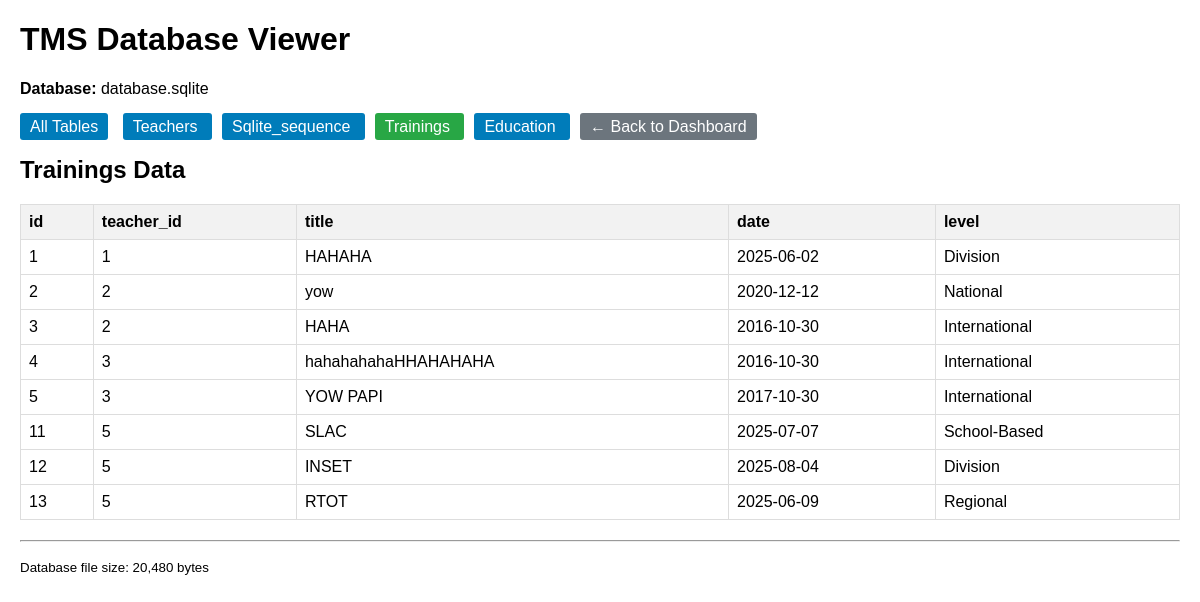
The page /db_viewer.php?table=trainings on the database as committed earlier.
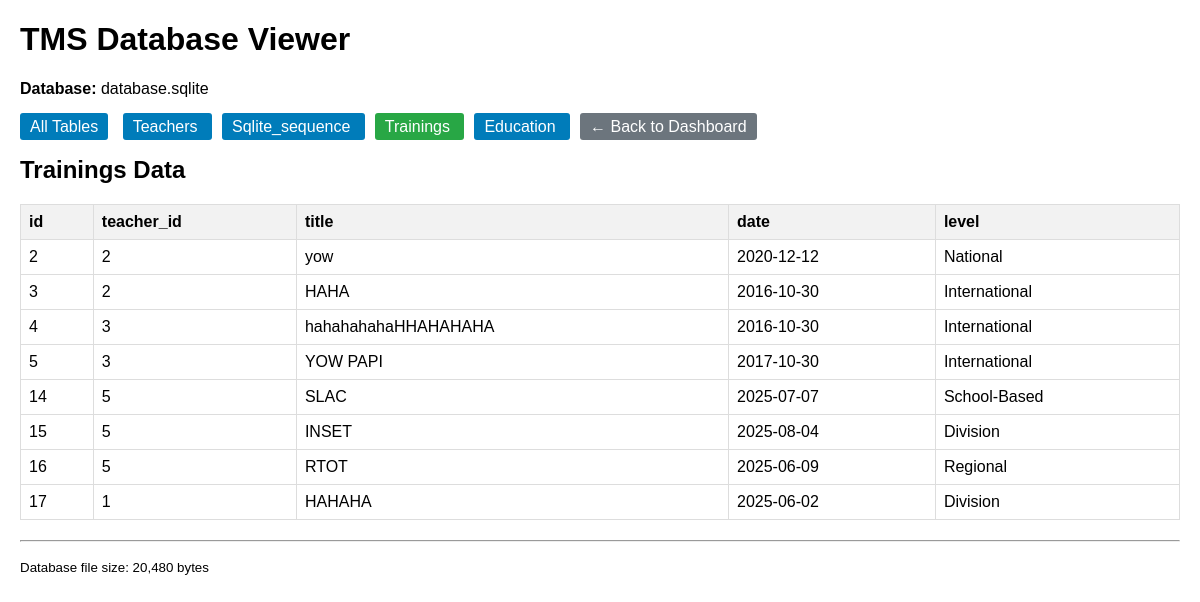
The same page on the database as committed later.
### tables this page shows
CREATE TABLE trainings (
  id INTEGER PRIMARY KEY AUTOINCREMENT,
  teacher_id INTEGER,
  title TEXT,
  date TEXT,
  level TEXT,
  FOREIGN KEY (teacher_id) REFERENCES teachers(id)
);

### db_viewer.php (the view, shortened to what this page needs)
<?php
$dbFile = 'database.sqlite';
$db = new SQLite3($dbFile);
$tables = [];
$result = $db->query("SELECT name FROM sqlite_master WHERE type='table'");
while ($row = $result->fetchArray()) {
    $tables[] = $row['name'];
}
$selectedTable = $_GET['table'] ?? '';
?>
<!DOCTYPE html>
<html>
<head>
</head>
<body>
    <h1>TMS Database Viewer</h1>
    <p><strong>Database:</strong> <?= $dbFile ?></p>
    <div class="nav">
        <a href="db_viewer.php">All Tables</a>
        <?php foreach ($tables as $table): ?>
            <a href="?table=<?= $table ?>" class="<?= $selectedTable === $table ? 'active' : '' ?>">
                <?= ucfirst($table) ?>
            </a>
        <?php endforeach; ?>
        <a href="dashboard.html" style="background: #6c757d;">← Back to Dashboard</a>
    </div>
    <?php if (empty($selectedTable)): ?>
        <h2>Database Schema</h2>
        <?php foreach ($tables as $table): ?>
            <h3><?= ucfirst($table) ?> Table</h3>
            <table>
                <tr><th>Column</th><th>Type</th><th>Not Null</th><th>Default</th><th>Primary Key</th></tr>
                <?php
                $result = $db->query("PRAGMA table_info($table)");
                while ($row = $result->fetchArray()):
                ?>
                <tr>
                    <td><?= $row['name'] ?></td>
                    <td><?= $row['type'] ?></td>
                    <td><?= $row['notnull'] ? 'Yes' : 'No' ?></td>
                    <td><?= $row['dflt_value'] ?? 'NULL' ?></td>
                    <td><?= $row['pk'] ? 'Yes' : 'No' ?></td>
                </tr>
                <?php endwhile; ?>
            </table>
        <?php endforeach; ?>
    <?php else: ?>
        <h2><?= ucfirst($selectedTable) ?> Data</h2>
        <?php
        $result = $db->query("SELECT * FROM $selectedTable");
        if ($result):
            $firstRow = $result->fetchArray(SQLITE3_ASSOC);
            if ($firstRow):
                $result->reset();
        ?>
        <table>
            <tr>
                <?php foreach (array_keys($firstRow) as $column): ?>
                    <th><?= $column ?></th>
                <?php endforeach; ?>
            </tr>
            <?php while ($row = $result->fetchArray(SQLITE3_ASSOC)): ?>
            <tr>
                <?php foreach ($row as $value): ?>
                    <td><?= htmlspecialchars($value ?? 'NULL') ?></td>
                <?php endforeach; ?>
            </tr>
            <?php endwhile; ?>
        </table>
        <?php else: ?>
            <p>No data found in <?= $selectedTable ?> table.</p>
        <?php endif; ?>
        <?php endif; ?>
    <?php endif; ?>
    <hr>
    <p><small>Database file size: <?= number_format(filesize($dbFile)) ?> bytes</small></p>
</body>
</html>

Rows that differ between the two databases and show on the page:
removed trainings: value "1", title "HAHAHA", date "2025-06-02", level "Division"
removed trainings: id "11", teacher "5", title "SLAC", date "2025-07-07", level "School-Based"
removed trainings: id "12", teacher "5", title "INSET", date "2025-08-04", level "Division"
removed trainings: id "13", teacher "5", title "RTOT", date "2025-06-09", level "Regional"
added trainings: id "14", teacher "5", title "SLAC", date "2025-07-07", level "School-Based"
added trainings: id "15", teacher "5", title "INSET", date "2025-08-04", level "Division"
added trainings: id "16", teacher "5", title "RTOT", date "2025-06-09", level "Regional"
added trainings: id "17", teacher "1", title "HAHAHA", date "2025-06-02", level "Division"
